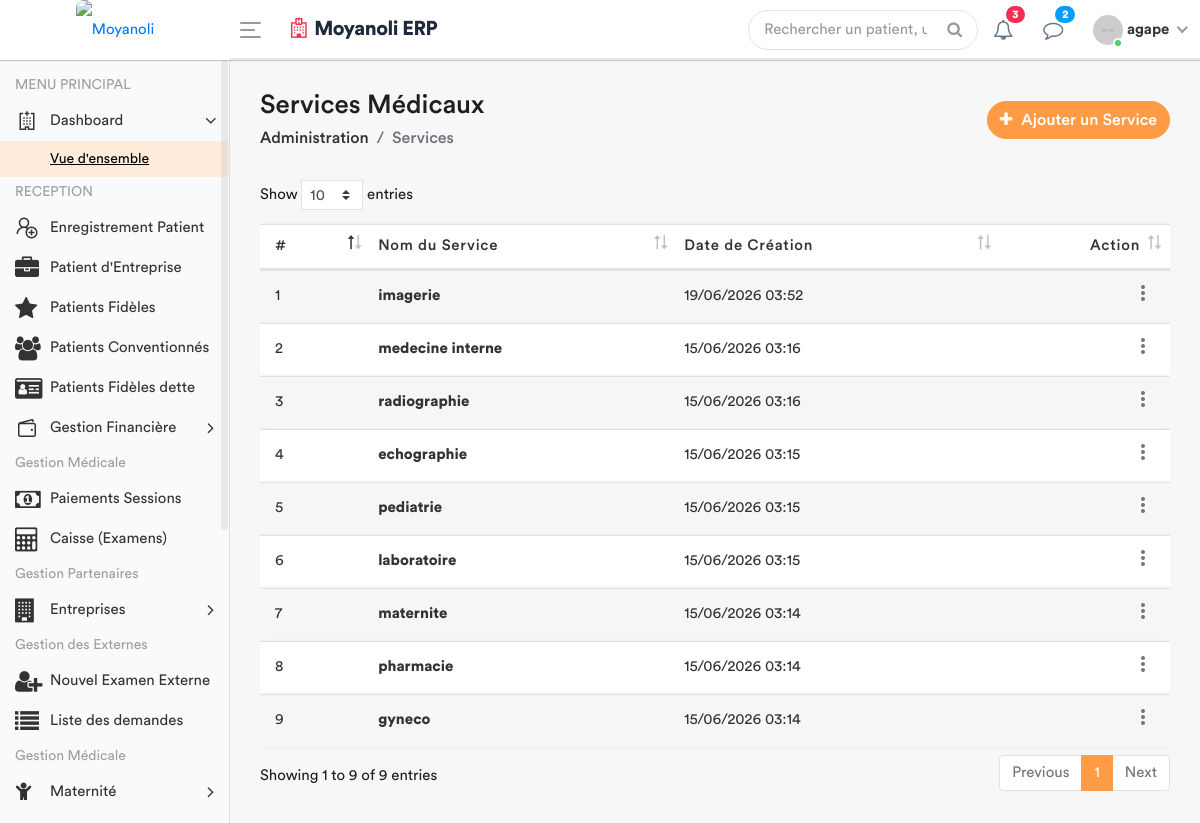
Screenshot of /services/ (signed in) with the database file from the repository.
### apps/models.py (models this page shows, shortened)
class Service(models.Model):
    nom = models.CharField(max_length=100, unique=True)
    description = models.TextField(blank=True, null=True)
    date_creation = models.DateTimeField(default=timezone.now)
    class Meta:
        verbose_name = "Service"
        verbose_name_plural = "Services"

### apps/views.py (the view)
# urls.py: path('services/', views.gestion_services, name='gestion_services'),
@login_required
def gestion_services(request):
    services = Service.objects.all().order_by('-date_creation')
    if request.method == 'POST':
        form = ServiceForm(request.POST)
        if form.is_valid():
            form.save()
            messages.success(request, f"Service '{form.cleaned_data['nom']}' ajouté avec succès.")
            return redirect('gestion_services')
    else:
        form = ServiceForm()
    role = Fonction.objects.filter(userKey = request.user).first()
    fonctionKey = role.fonctionKey.roleName if role else None
    return render(request, 'back-end/service/gestion_services.html', {
        'services': services,
        'form': form ,
        'fonctionKey': fonctionKey
    })

### apps/forms.py (shortened to what this page needs)
class ServiceForm(forms.ModelForm):
    class Meta:
        model = Service
        fields = ['nom']
        widgets = {
            'nom': forms.TextInput(attrs={
                'class': 'form-control',
                'placeholder': 'Ex: Gynécologie, Radiographie...'
            }),
        }

### apps/templates/back-end/service/gestion_services.html (shortened to what this page needs)
<!DOCTYPE html>
{% load static %}
{% load tz %}
<html lang="fr">
    <head>
        {% include 'back-end/includes/css.html' %}
    </head>
    <body>
        <div class="main-wrapper">
            {% include 'back-end/includes/header.html' %}
            {% include 'back-end/includes/sidebar.html' %}
            <div class="page-wrapper">
                <div class="content container-fluid">
                    <div class="page-header">
                        <div class="row align-items-center">
                            <div class="col">
                                <h3 class="page-title">Services Médicaux</h3>
                                <ul class="breadcrumb">
                                    <li class="breadcrumb-item"><a href="#">Administration</a></li>
                                    <li class="breadcrumb-item active">Services</li>
                                </ul>
                            </div>
                            <div class="col-auto float-right ml-auto">
                                <a href="#" class="btn btn-primary add-btn" data-toggle="modal" data-target="#add_service">
                                    <i class="fa fa-plus"></i> Ajouter un Service
                                </a>
                            </div>
                        </div>
                    </div>
                    <div class="row">
                        <div class="col-md-12">
                            <div class="table-responsive">
                                <table class="table table-striped custom-table mb-0 datatable">
                                    <thead>
                                        <tr>
                                            <th>#</th>
                                            <th>Nom du Service</th>
                                            <th>Date de Création</th>
                                            <th class="text-right">Action</th>
                                        </tr>
                                    </thead>
                                    <tbody>
                                        {% for service in services %}
                                        <tr>
                                            <td>{{ forloop.counter }}</td>
                                            <td><strong>{{ service.nom }}</strong></td>
                                            <td>{{ service.date_creation|localtime|date:"d/m/Y H:i" }}</td>
                                            <td class="text-right">
                                                <div class="dropdown dropdown-action">
                                                    <a href="#" class="action-icon dropdown-toggle" data-toggle="dropdown" aria-expanded="false"><i class="material-icons">more_vert</i></a>
                                                </div>
                                            </td>
                                        </tr>
                                        {% empty %}
                                        <tr>
                                            <td colspan="4" class="text-center">Aucun service enregistré pour le moment.</td>
                                        </tr>
                                        {% endfor %}
                                    </tbody>
                                </table>
                            </div>
                        </div>
                    </div>
                </div>
            </div>
        </div>
    </body>
</html>

### apps/templates/back-end/includes/header.html (shortened to what this page needs)
{% load static %}
<div class="header" style="background: #ffffff; border-bottom: 2px solid #e2e8f0;">
    <div class="header-left" style="background: #ffffff;">
        <a href="{% url 'home' %}" class="logo">
            <img src="{% static 'front-end/assets/dr/logo.jpeg' %}" width="45" height="45" alt="Moyanoli" style="border-radius: 8px;">
        </a>
    </div>
    <a id="toggle_btn" href="javascript:void(0);" style="color: #007bff;">
        <span class="bar-icon">
            <span></span>
            <span></span>
            <span></span>
        </span>
    </a>
    <div class="page-title-box">
        <h3 style="color: #1e293b; font-weight: 700; letter-spacing: -0.5px;">
            <i class="fa fa-hospital-o text-danger mr-2"></i>Moyanoli ERP
        </h3>
    </div>
    <ul class="nav user-menu">
        <li class="nav-item">
            <div class="top-nav-search">
                <form action="#">
                    <input class="form-control" type="text" placeholder="Rechercher un patient, un dossier...">
                    <button class="btn" type="submit"><i class="fa fa-search"></i></button>
                </form>
            </div>
        </li>
        <li class="nav-item dropdown">
            <a href="#" class="dropdown-toggle nav-link" data-toggle="dropdown">
                <i class="fa fa-bell-o" style="color: #64748b;"></i> <span class="badge badge-pill bg-danger">3</span>
            </a>
        </li>
        <li class="nav-item dropdown">
            <a href="#" class="dropdown-toggle nav-link" data-toggle="dropdown">
                <i class="fa fa-comment-o" style="color: #64748b;"></i> <span class="badge badge-pill bg-info">2</span>
            </a>
        </li>
        <li class="nav-item dropdown has-arrow main-drop">
            <a href="#" class="dropdown-toggle nav-link" data-toggle="dropdown">
                <span class="user-img">
                    <img src="{% static 'back-end/assets/img/profiles/avatar-21.jpg' %}" alt="">
                    <span class="status online"></span>
                </span>
                <span style="font-weight: 600;">{{ user.username }}</span>
            </a>
        </li>
    </ul>
</div>

### rows the page displays
Service: nom "imagerie", date_creation "19/06/2026 03:52"
Service: nom "medecine interne", date_creation "15/06/2026 03:16"
Service: nom "radiographie", date_creation "15/06/2026 03:16"
Service: nom "echographie", date_creation "15/06/2026 03:15"
Service: nom "pediatrie", date_creation "15/06/2026 03:15"
Service: nom "laboratoire", date_creation "15/06/2026 03:15"
Service: nom "maternite", date_creation "15/06/2026 03:14"
Service: nom "pharmacie", date_creation "15/06/2026 03:14"
Service: nom "gyneco", date_creation "15/06/2026 03:14"

### other values shown
{{ user.username }} "agape"
